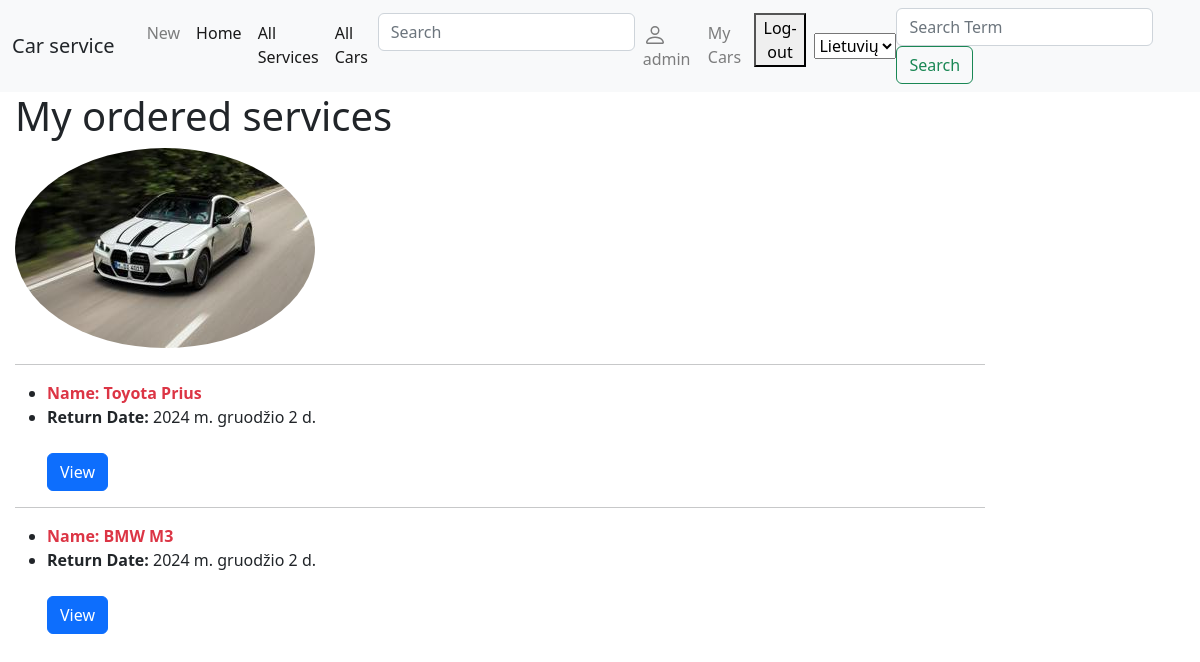
The page /car_service/myorders/ (signed in) on the database as committed earlier.
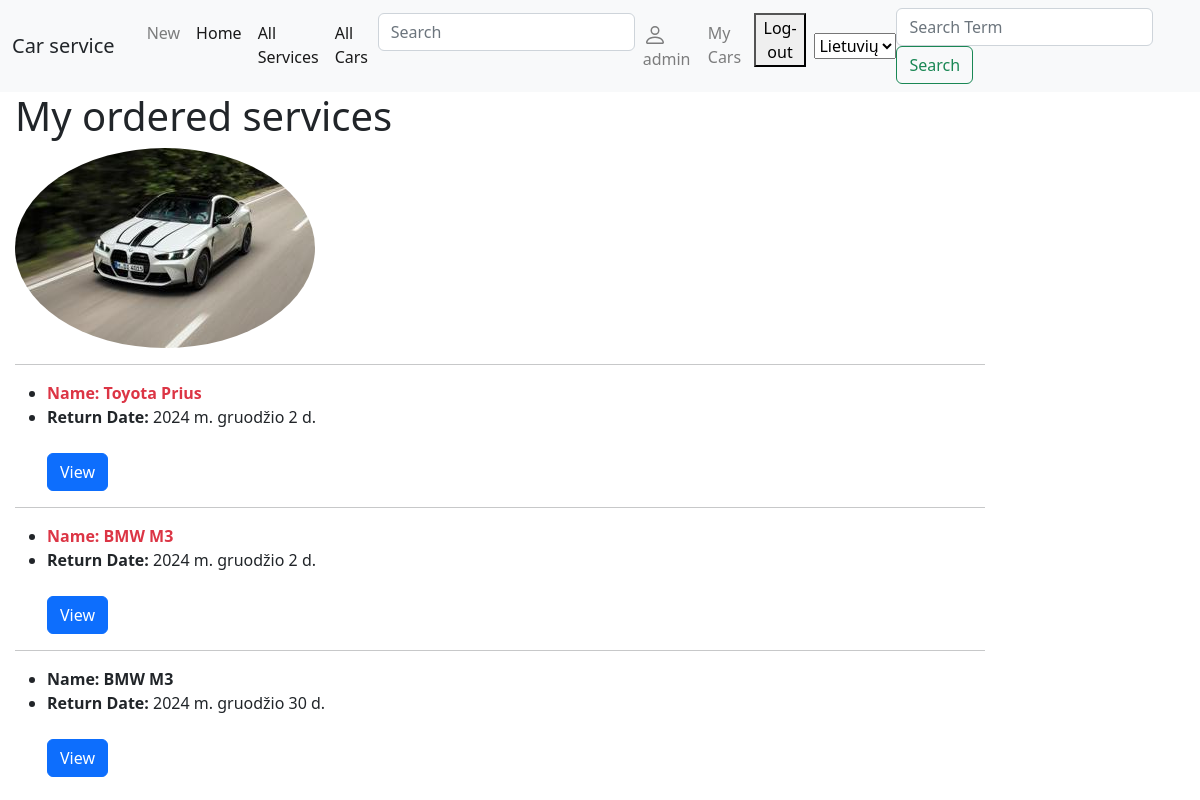
The same page on the database as committed later.
### car_service/models.py (models this page shows, shortened)
class Order(models.Model):
    id = models.UUIDField(primary_key=True, default=uuid.uuid4, help_text=_('Unique ID Car Order'), null=False)
    date = models.DateField(_('Will be accessible'), null=True)
    car_id = models.ForeignKey('Car', on_delete=models.CASCADE, null=True, verbose_name=_('Car'))
    client = models.ForeignKey(User, on_delete=models.SET_NULL, null=True, blank=True, verbose_name=_('Client'))
    @property
    def is_overdue(self):
        if self.date and date.today() > self.date:
            return True
        return False
    LOAN_STATUS = (
        ('p', _('Processing')),
        ('d', _('Delivered')),
        ('t', _('Ready To Deliver')),
        ('r', _('Reserved')),
    )
    status = models.CharField(
        _('Status'),
        max_length=1,
        choices=LOAN_STATUS,
        blank=True,
        default='p',
        help_text=_('Order Status'),
    )
    def car_brand(self):
        return self.car_id.car_model_id.brand
    car_brand.short_description = _('Car Brand')
    def car_model(self):
        return self.car_id.car_model_id.model
    car_model.short_description = _('Car Model')
    class Meta:
        verbose_name = _("Order")
        verbose_name_plural = _("Orders")

class Car(models.Model):
    license_plate = models.CharField(
        _('License Plate'),
        max_length=6,
        help_text=_('Enter the license plate of a car (example: XXX000)'),
        null=False,
    )
    car_model_id = models.ForeignKey('CarModel', on_delete=models.CASCADE, null=True, verbose_name=_('Car Model'))
    vin_code = models.CharField(
        _('VIN Code'),
        max_length=17,
        help_text=_('Enter the VIN code (example: 4Y1SL65848Z411439)'),
        null=False,
    )
    client = models.CharField(_('Client'), max_length=100, null=False)
    description = HTMLField(_('Description'))
    picture = models.ImageField(_('Picture'), upload_to='pictures', null=True, blank=True)
    class Meta:
        verbose_name = _("Car")
        verbose_name_plural = _("Cars")

class CarModel(models.Model):
    brand = models.CharField(_('Brand'), max_length=100, null=False)
    model = models.CharField(_('Model'), max_length=100, null=False)
    class Meta:
        verbose_name = _("Car Model")
        verbose_name_plural = _("Car Models")

### car_service/views.py (the view)
# urls.py: path('myorders/', views.OrderServicesByUserListView.as_view(), name='my-ordered'),
class OrderServicesByUserListView(LoginRequiredMixin, ListView):
    model = Order
    context_object_name = 'orders'
    template_name = 'user_orders.html'
    paginate_by = 10
    def get_queryset(self):
        return Order.objects.filter(client=self.request.user).order_by('date')

### car_service/templates/user_orders.html
{% extends "base.html" %}
{% block content %}
<h1>My ordered services</h1>
{% if orders %}
<img class="rounded-circle" src="{{ user.profile.picture.url }}">
{% for order in orders %}
<hr>
<ul>
    <li><strong class="{% if order.is_overdue %}text-danger{% endif %}">Name: {{ order.car_id.car_model_id.brand }} {{ order.car_id.car_model_id.model }}</strong></li>
    <li><strong>Return Date:</strong> {{ order.date }}</li>
    <br/>
    <a class="btn btn-primary" href="{% url 'my-order' order.pk %}" role="button">View</a>
</ul>
{% endfor %}
{% else %}
<p>There are no services ordered.</p>
{% endif %}
{% endblock %}

Rows that differ between the two databases and show on the page:
added Order: car_id.car_model_id.brand "BMW", car_id.car_model_id.model "M3", date "2024 m. gruodžio 30 d."
